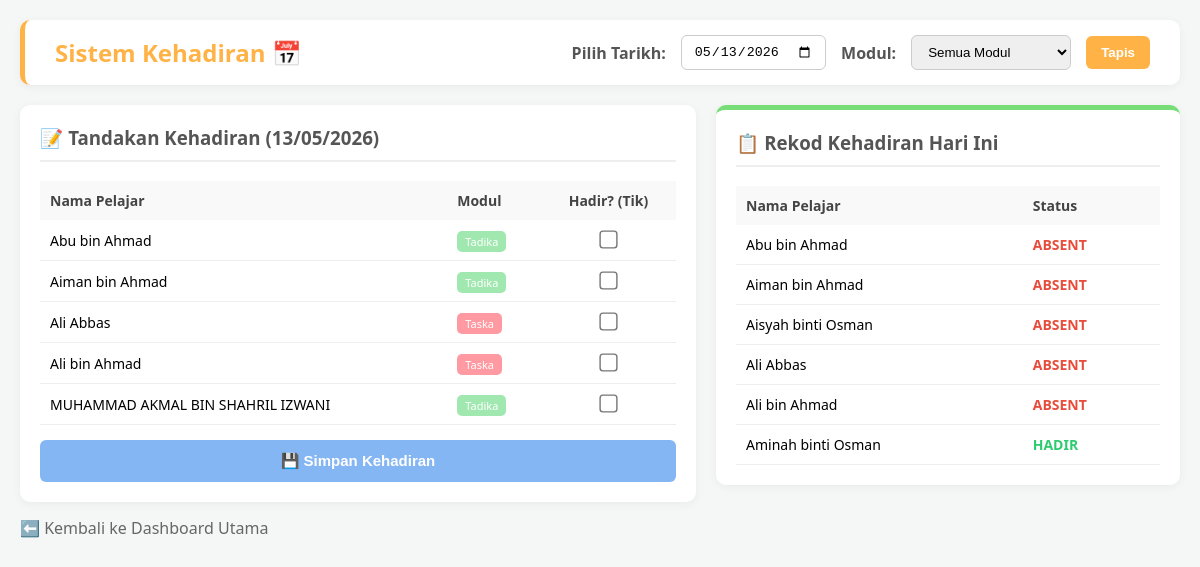
Page /ambil_kehadiran.php?date=2026-05-13 (signed in) on the committed database.
### tables this page shows
CREATE TABLE `students` (
  `id` int(11) NOT NULL,
  `parent_id` int(11) NOT NULL,
  `full_name` varchar(100) NOT NULL,
  `mykid_number` varchar(20) NOT NULL,
  `module` enum('Taska','Tadika','KAFA Care') NOT NULL,
  `health_record` text DEFAULT NULL,
  `allergies` text DEFAULT NULL,
  `status` enum('Pending','Active','Graduated','Withdrawn') DEFAULT 'Pending',
  `created_at` timestamp NOT NULL DEFAULT current_timestamp(),
  `parent_name` varchar(100) NOT NULL,
  `parent_ic` varchar(15) NOT NULL,
  `parent_phone` varchar(15) NOT NULL,
  `parent_email` varchar(100) NOT NULL,
  `employer_name` varchar(100) NOT NULL,
  `employer_address` text NOT NULL,
  `address` text NOT NULL,
  `postcode` varchar(10) NOT NULL,
  `state` varchar(50) NOT NULL
);

CREATE TABLE `attendance` (
  `id` int(11) NOT NULL,
  `student_id` int(11) NOT NULL,
  `date` date NOT NULL,
  `status` enum('Present','Absent','MC') NOT NULL,
  `mc_file_path` varchar(255) DEFAULT NULL
);

### ambil_kehadiran.php (the view, shortened to what this page needs)
<?php
require 'db.php';
$filter_date = isset($_GET['date']) ? $_GET['date'] : date('Y-m-d');
$filter_module = isset($_GET['module']) ? $_GET['module'] : '';
$sql_kiri = "SELECT * FROM students WHERE status = 'Active'";
$sql_kiri .= " ORDER BY full_name ASC";
$result_kiri = $conn->query($sql_kiri);
$sql_kanan = "SELECT a.status, s.full_name, s.module
              FROM attendance a
              JOIN students s ON a.student_id = s.id
              WHERE a.date = '$filter_date'";
$sql_kanan .= " ORDER BY s.full_name ASC";
$result_kanan = $conn->query($sql_kanan);
?>
<!DOCTYPE html>
<html lang="ms">
<head>
</head>
<body>
    <div class="header-bar">
        <h2 style="margin:0; color:#ffb347;">Sistem Kehadiran 📅</h2>
        <form method="GET" action="ambil_kehadiran.php">
            <label style="font-weight:bold; color:#555;">Pilih Tarikh:</label>
            <input type="date" name="date" value="<?php echo $filter_date; ?>">
            <label style="font-weight:bold; color:#555;">Modul:</label>
            <select name="module">
                <option value="">Semua Modul</option>
            </select>
            <button type="submit" class="btn-search">Tapis</button>
        </form>
    </div>
    <div class="main-container">
        <div class="panel left-panel">
            <h3>📝 Tandakan Kehadiran (<?php echo date('d/m/Y', strtotime($filter_date)); ?>)</h3>
            <form method="POST" action="ambil_kehadiran.php?date=<?php echo $filter_date; ?>&module=<?php echo $filter_module; ?>">
                <table>
                    <thead>
                        <tr>
                            <th>Nama Pelajar</th>
                            <th>Modul</th>
                            <th style="text-align:center;">Hadir? (Tik)</th>
                        </tr>
                    </thead>
                    <tbody>
                        <?php if ($result_kiri->num_rows > 0): ?>
                            <?php while($row = $result_kiri->fetch_assoc()):
                                $tagClass = 'tag-' . strtolower(str_replace(' ', '', $row['module']));
                            ?>
                                <tr>
                                    <td style="font-weight:500;"><?php echo htmlspecialchars($row['full_name']); ?></td>
                                    <td><span class="tag <?php echo $tagClass; ?>"><?php echo $row['module']; ?></span></td>
                                    <td style="text-align:center;">
                                        <input type="checkbox" name="hadir[]" value="<?php echo $row['id']; ?>" style="transform: scale(1.4); cursor:pointer;">
                                    </td>
                                </tr>
                            <?php endwhile; ?>
                        <?php else: ?>
                            <tr><td colspan="3" style="text-align:center; color:#888;">Tiada rekod pelajar.</td></tr>
                        <?php endif; ?>
                    </tbody>
                </table>
                <button type="submit" name="simpan_kehadiran" class="btn-submit">💾 Simpan Kehadiran</button>
            </form>
        </div>
        <div class="panel right-panel">
            <h3>📋 Rekod Kehadiran Hari Ini</h3>
            <table>
                <thead>
                    <tr>
                        <th>Nama Pelajar</th>
                        <th>Status</th>
                    </tr>
                </thead>
                <tbody>
                    <?php if ($result_kanan->num_rows > 0): ?>
                        <?php while($row = $result_kanan->fetch_assoc()):
                            $statusText = ($row['status'] == 'Present') ? 'HADIR' : 'ABSENT';
                            $statusClass = ($row['status'] == 'Present') ? 'status-P' : 'status-A';
                        ?>
                            <tr>
                                <td><?php echo htmlspecialchars($row['full_name']); ?></td>
                                <td class="<?php echo $statusClass; ?>"><?php echo $statusText; ?></td>
                            </tr>
                        <?php endwhile; ?>
                    <?php else: ?>
                        <tr><td colspan="2" style="text-align:center; color:#888; padding:30px 0;">Belum ada rekod kehadiran disimpan untuk tarikh ini.</td></tr>
                    <?php endif; ?>
                </tbody>
            </table>
        </div>
    </div>
    <a href="home.php" class="btn-back">⬅️ Kembali ke Dashboard Utama</a>
</body>
</html>

### ambil_kehadiran.php (style rules this page uses)
body { font-family: 'Segoe UI', Tahoma, sans-serif; background-color: #f4f7f6; margin: 0; padding: 20px; }
.header-bar { background: white; padding: 15px 30px; border-radius: 10px; box-shadow: 0 2px 10px rgba(0,0,0,0.05); margin-bottom: 20px; display: flex; justify-content: space-between; align-items: center; border-left: 5px solid #ffb347; }
.header-bar form { display: flex; gap: 15px; align-items: center; margin: 0; }
select, input[type="date"] { padding: 8px 12px; border-radius: 6px; border: 1px solid #ccc; }
button.btn-search { background-color: #ffb347; color: white; border: none; padding: 9px 15px; border-radius: 6px; cursor: pointer; font-weight: bold; }
.main-container { display: flex; gap: 20px; align-items: flex-start; }
.panel { background: white; padding: 20px; border-radius: 10px; box-shadow: 0 2px 10px rgba(0,0,0,0.05); }
.left-panel { flex: 6; }
.right-panel { flex: 4; border-top: 5px solid #77dd77; }
h3 { color: #555; margin-top: 0; border-bottom: 2px solid #eee; padding-bottom: 10px; }
table { width: 100%; border-collapse: collapse; font-size: 14px; }
th { background-color: #f9f9f9; padding: 10px; text-align: left; color: #444; }
td { padding: 10px; border-bottom: 1px solid #eee; }
.btn-submit { background-color: #84b6f4; color: white; border: none; padding: 12px; border-radius: 6px; width: 100%; font-weight: bold; margin-top: 15px; cursor: pointer; font-size: 15px; }
.tag { padding: 3px 8px; border-radius: 5px; font-size: 11px; color: white; }
.tag-taska { background: #ff9aa2; }
.tag-tadika { background: #a0e8af; }
.status-P { color: #2ecc71; font-weight: bold; }
.status-A { color: #e74c3c; font-weight: bold; }
.btn-back { display: inline-block; margin-top: 15px; text-decoration: none; color: #666; }

### rows in the picture
students: full_name "Abu bin Ahmad", module "Tadika"
students: full_name "Aiman bin Ahmad", module "Tadika"
students: full_name "Ali Abbas", module "Taska"
students: full_name "Ali bin Ahmad", module "Taska"
students: full_name "MUHAMMAD AKMAL BIN SHAHRIL IZWANI", module "Tadika"
attendance: student.full_name "Abu bin Ahmad", status "ABSENT"
attendance: student.full_name "Aiman bin Ahmad", status "ABSENT"
attendance: student.full_name "Aisyah binti Osman", status "ABSENT"
attendance: student.full_name "Ali Abbas", status "ABSENT"
attendance: student.full_name "Ali bin Ahmad", status "ABSENT"
attendance: student.full_name "Aminah binti Osman", status "HADIR"

### other values in the picture
date('d/m/Y', strtotime($filter_date)) "13/05/2026"
